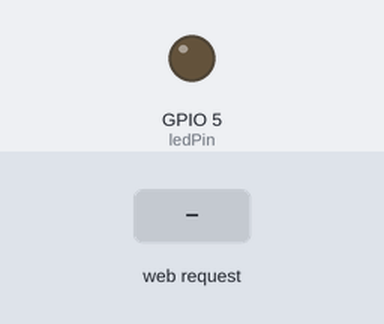
This sketch was run on a simulated ESP8266 (NodeMCU). Parts: output pins drawn as LEDs (lit = HIGH). Inputs (shaded band) come from the test bench. WiFi joins after 1.5 s; servers stay silent unless stated; what the sketch prints to the serial monitor is not drawn.

Above: at 2.7 s.
2.8 s: HTTP request GET /ON received
At 3.5 s:
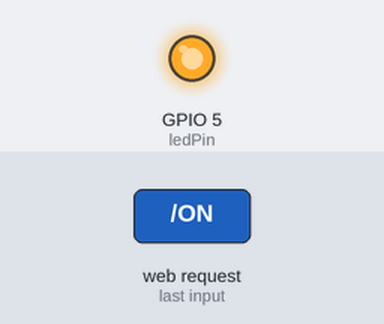
4.3 s: HTTP request GET /OFF received
At 4.6 s:
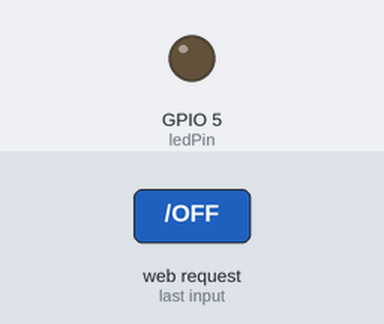
Timing chart, 0 to 7.3 s (numbered marks = the images above; inputs shaded):
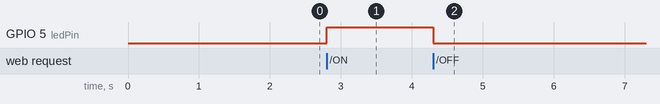

The sketch:

web_test.ino
```cpp
#include <ESP8266WiFi.h>
#include <ESP8266mDNS.h>

const char* ssid = "robocenter";
const char* password = "retnecobor";

#define  ledPin  5
WiFiServer server(80);
MDNSResponder mdns;

void setup() {
  Serial.begin(115200);

  pinMode(ledPin, OUTPUT);
  digitalWrite(ledPin, LOW);

  WiFi.begin(ssid, password);

  while (WiFi.status() != WL_CONNECTED) {
    delay(500);
    Serial.print(".");
  }

  //server.begin();
  if (MDNS.begin("esp8266", WiFi.localIP()))
  {
    Serial.println("MDNS responder started");
  }


  Serial.println("HTTP server started");
  MDNS.addService("http", "tcp", 80);
  server.begin();
  //MDNS.update();
}

void loop() {
  MDNS.update();
  // Check if a client has connected
  WiFiClient client = server.available();
  if (!client) {
    return;
  }

  // Wait until the client sends some data
  Serial.println("new client");
  while (!client.available()) {
    delay(1);
  }

  // Read the first line of the request
  String request = client.readStringUntil('\r');
  Serial.println(request);
  client.flush();

  // Match the request

  int value = LOW;
  if (request.indexOf("/ON") != -1) {
    digitalWrite(ledPin, request.indexOf("/ON") != -1);
    value = HIGH;
  }
  if (request.indexOf("/OFF") != -1) {
    digitalWrite(ledPin, LOW);
    value = LOW;
  }


  // Return the response
  client.println("HTTP/1.1 200 OK");
  client.println("Content-Type: text/html");
  client.println(""); //  do not forget this one
  client.println("<!DOCTYPE HTML>");
  client.println("<html>");

  client.print("Led pin is now: ");

  if (value == HIGH) {
    client.print("On");
  } else {
    client.print("Off");
  }
  client.println("<br><br>");
  client.println("Click <a href=\"/LED=ON\">here</a> turn the LED on pin 5 ON<br>");
  client.println("Click <a href=\"/LED=OFF\">here</a> turn the LED on pin 5 OFF<br>");
  client.println("</html>");

  delay(1);
  Serial.println("Client disconnected");
  Serial.println("");

}
```

Measured:
- after the input at 2.8 s, GPIO 5 (ledPin): LOW → HIGH at once
- after the input at 4.3 s, GPIO 5 (ledPin): HIGH → LOW at once
